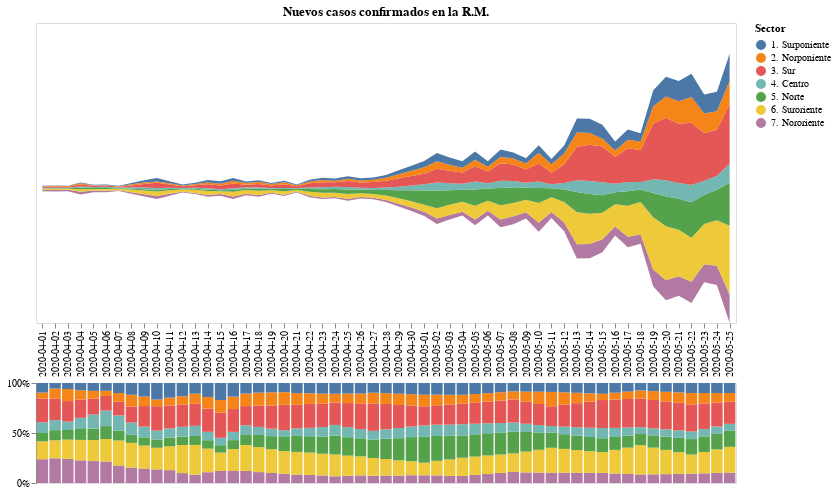

Here is the notebook cell this chart was saved with:
### Code cell
#hide_input
chart1 = alt.Chart(data).mark_area().encode(
    x=alt.X("Fecha", axis=alt.Axis(title="", domain=False)),
    y=alt.Y("Casos confirmados", axis=None, stack="center"),
    tooltip = ["Fecha", "Casos confirmados"],
    color = alt.Color("Sector"),
).properties(
    title="Nuevos casos confirmados en la R.M.",
    width=700)

chart2 = alt.Chart(data).mark_bar().encode(
    x=alt.X("Fecha", axis=alt.Axis(title="", domain=False, ticks=False, labels=False)),
    y=alt.Y("Casos confirmados", axis=alt.Axis(title="", format='%'), stack="normalize"),
    tooltip = ["Fecha", "Casos confirmados"],
    color = alt.Color("Sector"),
).properties(
    height = 100,
    width=700
)

alt.vconcat(
    chart1,
    chart2
).configure_concat(
    spacing=0
)

### Figure 1 — Vega-Lite specification as saved in the notebook (floating-point values rounded to 4 significant figures; data arrays with more than 128 entries replaced by an {"elided": "..."} marker saying what was removed)
{"config": {"view": {"continuousWidth": 400, "continuousHeight": 300}, "concat": {"spacing": 0}}, "vconcat": [{"mark": "area", "encoding": {"color": {"type": "nominal", "field": "Sector"}, "tooltip": [{"type": "nominal", "field": "Fecha"}, {"type": "quantitative", "field": "Casos confirmados"}], "x": {"type": "nominal", "axis": {"domain": false, "title": ""}, "field": "Fecha"}, "y": {"type": "quantitative", "axis": null, "field": "Casos confirmados", "stack": "center"}}, "title": "Nuevos casos confirmados en la R.M.", "width": 700}, {"mark": "bar", "encoding": {"color": {"type": "nominal", "field": "Sector"}, "tooltip": [{"type": "nominal", "field": "Fecha"}, {"type": "quantitative", "field": "Casos confirmados"}], "x": {"type": "nominal", "axis": {"domain": false, "labels": false, "ticks": false, "title": ""}, "field": "Fecha"}, "y": {"type": "quantitative", "axis": {"format": "%", "title": ""}, "field": "Casos confirmados", "stack": "normalize"}}, "height": 100, "width": 700}], "data": {"name": "data-9add39f48919cb77f1055a8f278386aa"}, "$schema": "https://vega.github.io/schema/vega-lite/v4.8.1.json", "datasets": {"data-9add39f48919cb77f1055a8f278386aa": {"elided": "385 records"}}}
